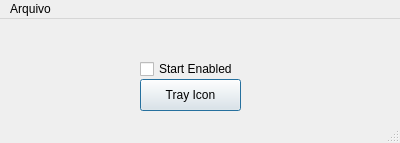
<?xml version="1.0" encoding="UTF-8"?>
<ui version="4.0">
 <class>MainWindow</class>
 <widget class="QMainWindow" name="MainWindow">
  <property name="geometry">
   <rect>
    <x>0</x>
    <y>0</y>
    <width>400</width>
    <height>143</height>
   </rect>
  </property>
  <property name="windowTitle">
   <string>MainWindow</string>
  </property>
  <property name="windowIcon">
   <iconset resource="../images/images.qrc">
    <normaloff>:/x-mark-3-32.ico</normaloff>:/x-mark-3-32.ico</iconset>
  </property>
  <widget class="QWidget" name="centralWidget">
   <widget class="QPushButton" name="closeBtn">
    <property name="enabled">
     <bool>true</bool>
    </property>
    <property name="geometry">
     <rect>
      <x>140</x>
      <y>60</y>
      <width>101</width>
      <height>32</height>
     </rect>
    </property>
    <property name="styleSheet">
     <string notr="true"/>
    </property>
    <property name="text">
     <string>Tray Icon</string>
    </property>
    <property name="checkable">
     <bool>false</bool>
    </property>
    <property name="default">
     <bool>true</bool>
    </property>
    <property name="flat">
     <bool>false</bool>
    </property>
   </widget>
   <widget class="QCheckBox" name="checkBox">
    <property name="geometry">
     <rect>
      <x>140</x>
      <y>40</y>
      <width>101</width>
      <height>20</height>
     </rect>
    </property>
    <property name="text">
     <string>Start Enabled</string>
    </property>
   </widget>
  </widget>
  <widget class="QMenuBar" name="menuBar">
   <property name="geometry">
    <rect>
     <x>0</x>
     <y>0</y>
     <width>400</width>
     <height>19</height>
    </rect>
   </property>
   <widget class="QMenu" name="menuArquivo">
    <property name="title">
     <string>Arquivo</string>
    </property>
    <addaction name="actionSair"/>
   </widget>
   <addaction name="menuArquivo"/>
  </widget>
  <widget class="QStatusBar" name="statusBar"/>
  <action name="actionTeste">
   <property name="text">
    <string>Teste</string>
   </property>
  </action>
  <action name="actionSair">
   <property name="text">
    <string>Sair</string>
   </property>
  </action>
 </widget>
 <layoutdefault spacing="6" margin="11"/>
 <resources>
  <include location="../images/images.qrc"/>
 </resources>
 <connections/>
</ui>
